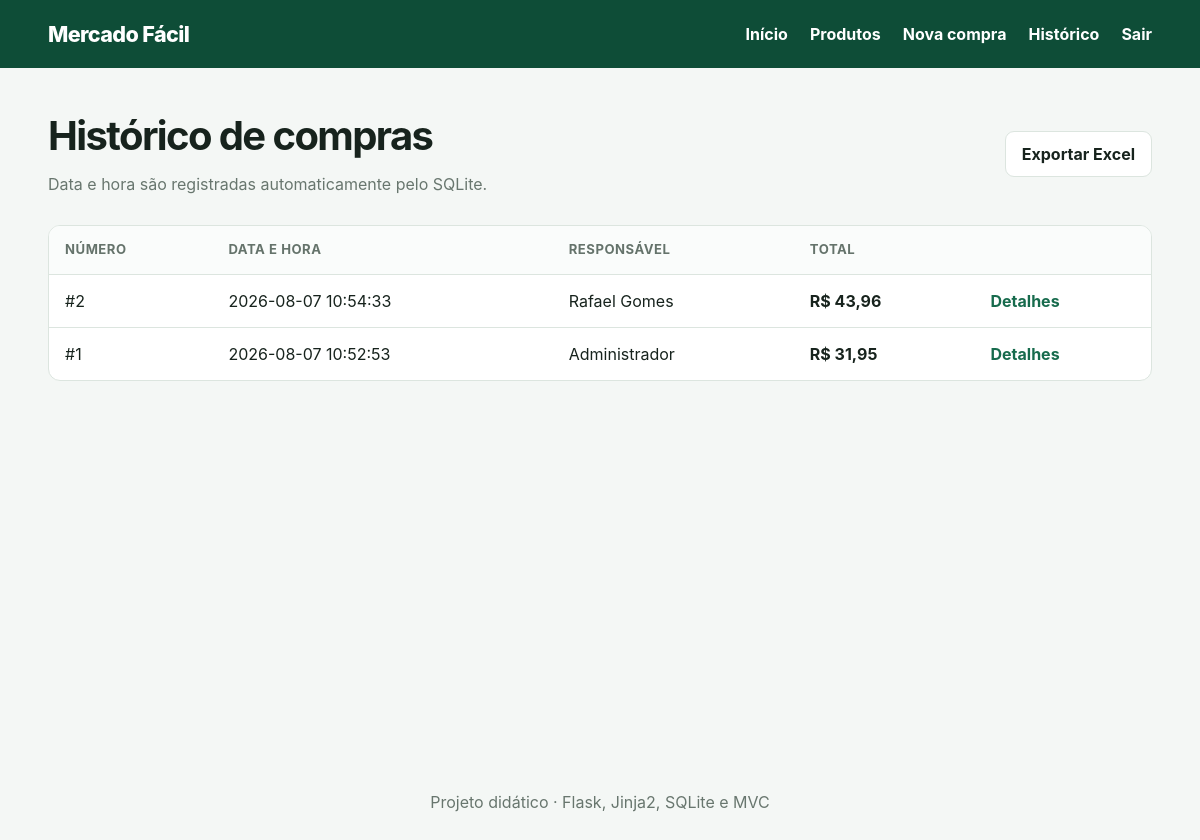
The page /compras (signed in) on the database its author committed.
### tables this page shows
CREATE TABLE compras (
    id INTEGER PRIMARY KEY AUTOINCREMENT,
    usuario_id INTEGER NOT NULL,
    total_centavos INTEGER NOT NULL CHECK (total_centavos >= 0),
    criada_em TEXT NOT NULL DEFAULT CURRENT_TIMESTAMP,
    FOREIGN KEY (usuario_id) REFERENCES usuarios(id)
);

CREATE TABLE usuarios (
    id INTEGER PRIMARY KEY AUTOINCREMENT,
    nome TEXT NOT NULL,
    usuario TEXT NOT NULL UNIQUE COLLATE NOCASE,
    senha_hash TEXT NOT NULL,
    criado_em TEXT NOT NULL DEFAULT CURRENT_TIMESTAMP
);

### controllers/compra_controller.py (the view)
@compra_bp.get("")
def listar():
    return render_template("compras.html", compras=compra_model.listar())

### database.py (called while the page is built)
def get_db():
    if "db" not in g:
        database_path = Path(current_app.config["DATABASE"])
        database_path.parent.mkdir(parents=True, exist_ok=True)
        g.db = sqlite3.connect(database_path)
        g.db.row_factory = sqlite3.Row
        g.db.execute("PRAGMA foreign_keys = ON")
    return g.db

### models/compra.py (called while the page is built)
def listar():
    return get_db().execute(
        """SELECT c.*, u.nome AS usuario_nome
           FROM compras c JOIN usuarios u ON u.id = c.usuario_id
           ORDER BY c.criada_em DESC, c.id DESC"""
    ).fetchall()

### utils.py (called while the page is built)
def formatar_moeda(centavos):
    valor = Decimal(int(centavos)) / 100
    return f"R$ {valor:,.2f}".replace(",", "X").replace(".", ",").replace("X", ".")

### templates/compras.html (shortened to what this page needs)
{% extends "base.html" %}
{% block conteudo %}
<div class="cabecalho-pagina"><div><h1>Histórico de compras</h1><p>Data e hora são registradas automaticamente pelo SQLite.</p></div><a class="botao secundario" href="{{ url_for('compra.exportar') }}">Exportar Excel</a></div>
<div class="tabela-wrapper"><table><thead><tr><th>Número</th><th>Data e hora</th><th>Responsável</th><th>Total</th><th></th></tr></thead><tbody>
{% for c in compras %}<tr><td>#{{ c.id }}</td><td>{{ c.criada_em }}</td><td>{{ c.usuario_nome }}</td><td><strong>{{ c.total_centavos|moeda }}</strong></td><td><a href="{{ url_for('compra.detalhes', compra_id=c.id) }}">Detalhes</a></td></tr>
{% else %}<tr><td colspan="5" class="vazio">Nenhuma compra concluída.</td></tr>{% endfor %}
</tbody></table></div>
{% endblock %}

### static/style.css (style rules this page uses)
:root { --verde:#176b4d;--verde-escuro:#0e4d37;--fundo:#f4f7f5;--texto:#17231d;--borda:#dce5df;--branco:#fff;--erro:#b42318 }
* { box-sizing:border-box }
body { margin:0;font-family:Inter,system-ui,-apple-system,"Segoe UI",sans-serif;background:var(--fundo);color:var(--texto);line-height:1.5 }
a { color:var(--verde);font-weight:650;text-decoration:none }
.cabecalho-pagina { display:flex;justify-content:space-between;align-items:center;gap:20px;margin-bottom:24px }
.cabecalho-pagina h1 { margin:0;font-size:clamp(1.8rem,4vw,2.5rem);letter-spacing:-.04em }
.cabecalho-pagina p,.auth-card>p { color:#68766e;margin:.35rem 0 }
.botao { display:inline-flex;align-items:center;justify-content:center;border:1px solid var(--borda);border-radius:9px;padding:10px 16px;background:#fff;color:var(--texto);font:inherit;font-weight:700;cursor:pointer }
.botao.secundario { background:#fff }
.tabela-wrapper { overflow:auto;background:#fff;border:1px solid var(--borda);border-radius:12px }
table { width:100%;border-collapse:collapse;min-width:680px }
th,td { text-align:left;padding:14px 16px;border-bottom:1px solid var(--borda) }
th { font-size:.82rem;text-transform:uppercase;letter-spacing:.04em;color:#65736b;background:#fafcfb }
tbody tr:last-child td { border-bottom:0 }

### rows shown on the page
compras: id "2", criada_em "2026-08-07 10:54:33", usuario_nome "Rafael Gomes", total_centavos|moeda "R$ 43,96"
compras: id "1", criada_em "2026-08-07 10:52:53", usuario_nome "Administrador", total_centavos|moeda "R$ 31,95"
